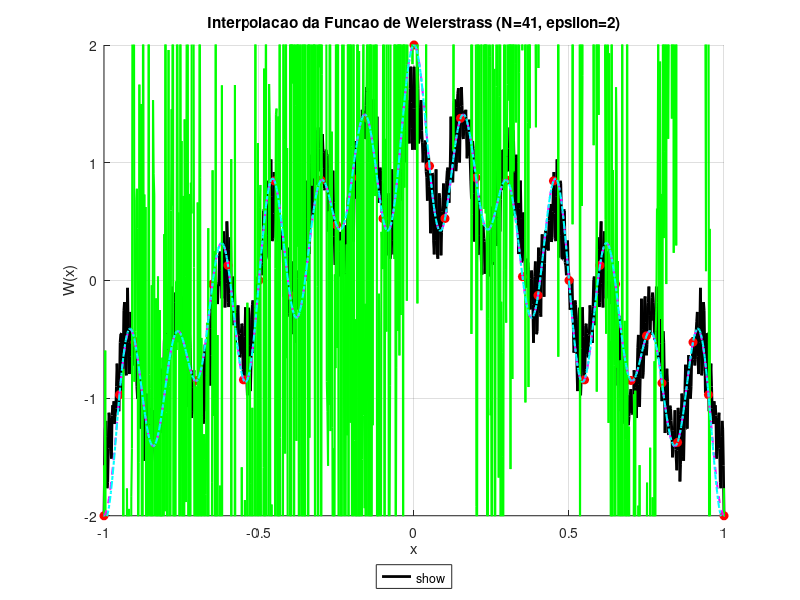

MATLAB code for this plot:
% -------------------------------------------------------------------
% Arquivo: fbr_weierstrass.m
% Descricao: Interpolacao da funcao de Weierstrass com FBRs.
% -------------------------------------------------------------------
clear; clc; close all;

%% --- Parametros do Problema ---
a = 0.5;
b = 13;
N_pontos = 41;
epsilon = 2.0; % Parametro de forma

%% --- Funcao de Weierstrass (soma finita) ---
function y = weierstrass(x, a, b)
    y = zeros(size(x));
    for n = 0:100 % Soma ate n=100 e suficiente para convergencia
        y = y + a^n * cos(b^n * pi * x);
    end
end

%% --- Geracao dos pontos de interpolacao ---
x_dados = linspace(-1, 1, N_pontos)';
y_dados = weierstrass(x_dados, a, b);

%% --- Pontos para plotagem (malha fina) ---
x_plot = linspace(-1, 1, 1000)';
y_verdadeiro = weierstrass(x_plot, a, b);

%% --- Definicao das FBRs ---
rbf_ga = @(r, ep) exp(-(ep*r).^2);
rbf_mq = @(r, ep) sqrt(1 + (ep*r).^2);
rbf_iq = @(r, ep) 1 ./ (1 + (ep*r).^2);

fbrs = {rbf_ga, rbf_mq, rbf_iq};
nomes_fbrs = {'Gaussiana', 'Multiquadrica', 'Inversa Quadratica'};
estilos = {'g-', 'm--', 'c-.'}; 
y_interpolado = zeros(length(x_plot), length(fbrs));

%% --- Loop para calcular a interpolacao para cada FBR ---
fprintf('--- Analise de Condicionamento ---\n');
for k = 1:length(fbrs)
    rbf = fbrs{k};
    dist_matrix = abs(x_dados - x_dados');
    A = rbf(dist_matrix, epsilon);
    lambda = A \ y_dados;
    
    dist_plot = abs(x_plot - x_dados');
    phi_plot = rbf(dist_plot, epsilon);
    y_interpolado(:, k) = phi_plot * lambda;
    
    fprintf('Condicionamento da matriz A para FBR %s: %e\n', nomes_fbrs{k}, cond(A));
end

%% --- Plotagem dos Resultados ---
figure('Position', [100, 100, 1000, 700]);
hold on;
plot(x_plot, y_verdadeiro, 'k-', 'LineWidth', 2, 'DisplayName', 'Weierstrass (Verdadeira)');
plot(x_dados, y_dados, 'ro', 'MarkerFaceColor', 'r', 'DisplayName', 'Pontos de Interpolacao');

for k = 1:length(fbrs)
    plot(x_plot, y_interpolado(:,k), estilos{k}, 'LineWidth', 1.5, 'DisplayName', nomes_fbrs{k});
end

hold off;
title(['Interpolacao da Funcao de Weierstrass (N=', num2str(N_pontos), ', epsilon=', num2str(epsilon), ')']);
xlabel('x'); ylabel('W(x)');
legend('show', 'Location', 'southoutside', 'Orientation', 'horizontal');
grid on; ylim([-2, 2]);